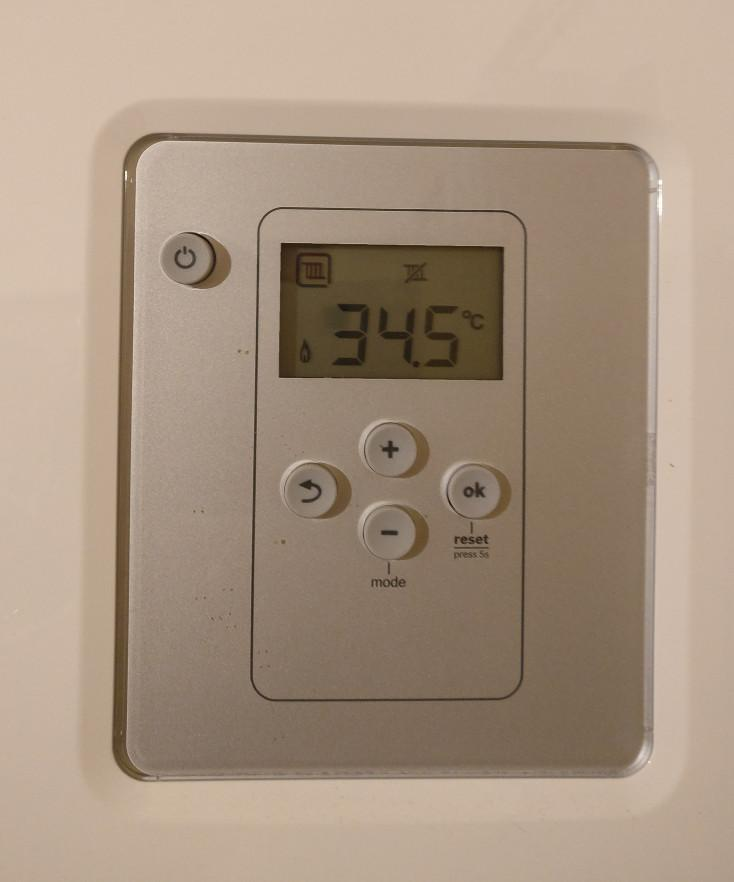
#> input picture PanelDataExtraction/B3/example.jpg, 734 x 882 px, found by its file name
$ python seven_seg.py
#> lines starting #> are read from the running program, lines starting #| are printed output that depends on the picture; after the words box and inside, x2 and y2 are one past the last pixel; in counts of white or black regions, pixels touching at a corner belong together
#> further down, image is the input picture: shape (882, 734, 3); mean B, G, R 129, 147.5, 166.8
#import the libraries
import numpy as np
import matplotlib.pyplot as plt
import cv2

from imutils.perspective import four_point_transform
from imutils import contours
import imutils

def seven_seg_disp (image):
    global output
    global digits
    # image is coloured image

    # define the dictionary of digit segments so we can identify
    # each digit on the thermostat
    DIGITS_LOOKUP = {
        (1, 1, 1, 0, 1, 1, 1): 0,
        (0, 0, 1, 0, 0, 1, 0): 1,
        (1, 0, 1, 1, 1, 1, 0): 2,
        (1, 0, 1, 1, 0, 1, 1): 3,
        (0, 1, 1, 1, 0, 1, 0): 4,
        (1, 1, 0, 1, 0, 1, 1): 5,
        (1, 1, 0, 1, 1, 1, 1): 6,
        # (0, 1, 0, 1, 1, 1, 1): 6, #added
        (1, 0, 1, 0, 0, 1, 0): 7,
        # (1, 1, 1, 0, 0, 1, 0): 7,#added
        (1, 1, 1, 1, 1, 1, 1): 8,
        (1, 1, 1, 1, 0, 1, 1): 9,
        # (1, 1, 1, 1, 0, 1, 0): 9 #added
    }


    # pre-process the image by resizing it, converting it to
    # graycale, blurring it, and computing an edge map
    image = imutils.resize(image, height=500)
#> image: shape (500, 416, 3)
    gray = cv2.cvtColor(image, cv2.COLOR_BGR2GRAY)
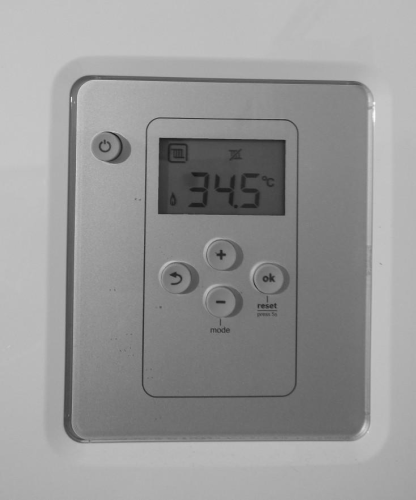
#> gray: shape (500, 416); min 21, max 251, mean 151.1
    blurred = cv2.GaussianBlur(gray, (5, 5), 0)
    edged = cv2.Canny(blurred, 50, 200, 255)
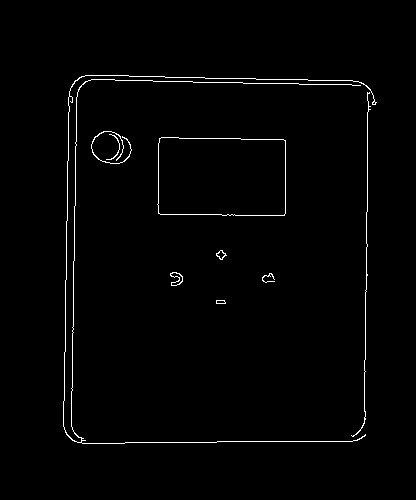
#> edged: shape (500, 416); 1.3% white in thin lines or dots, all inside (x1, y1, x2, y2) = (63, 75, 377, 444)

    # find contours in the edge map, then sort them by their
    # size in descending order
    cnts = cv2.findContours(edged.copy(), cv2.RETR_EXTERNAL,
        cv2.CHAIN_APPROX_SIMPLE)
#> cnts = 9 contours, 3 with area under 20; largest, box (x1, y1, x2, y2) and area: (157, 137, 286, 216) 9676, (170, 272, 183, 286) 86, (63, 75, 377, 444) 52, (216, 250, 227, 260) 50, (91, 131, 132, 164) 36, (216, 300, 226, 304) 26
    cnts = imutils.grab_contours(cnts)
    cnts = sorted(cnts, key=cv2.contourArea, reverse=True)
    displayCnt = None

    # loop over the contours
    for c in cnts:
        # approximate the contour
        peri = cv2.arcLength(c, True)
        approx = cv2.approxPolyDP(c, 0.02 * peri, True)

        # if the contour has four vertices, then we have found
        # the thermostat display
        if len(approx) == 4:
            displayCnt = approx
            break
#> this loop made 1 pass
#> (peri, displayCnt) on pass 1: (408.6, [[159, 138], [158, 213], [284, 215], [285, 140]])

    if displayCnt is not None:
        # extract the thermostat display, apply a perspective transform
        # to it
        warped = four_point_transform(gray, displayCnt.reshape(4, 2))
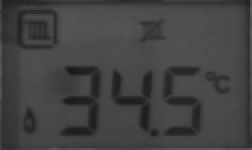
#> warped: shape (75, 126) (shown 2 times larger); min 23, max 91, mean 66.4
        output = four_point_transform(image, displayCnt.reshape(4, 2))
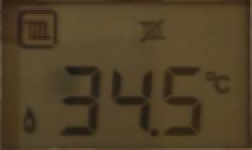
#> output: shape (75, 126, 3) (shown 2 times larger); mean of channels 0, 1, 2 39.5, 64.6, 79.9; drawn as B, G, R
        cv2.imshow('Birdeye', output)

        # threshold the warped image, then apply a series of morphological
        # operations to cleanup the thresholded image
        thresh = cv2.threshold(warped, 0, 255,
            cv2.THRESH_BINARY_INV | cv2.THRESH_OTSU)[1]
#> thresh: shape (75, 126); 26.1% white; 12 white regions (4 under 20 px), largest, box (x1, y1, x2, y2) and area: (0, 0, 126, 75) 1205, (30, 33, 51, 68) 377, (81, 33, 101, 68) 342
        kernel = cv2.getStructuringElement(cv2.MORPH_ELLIPSE, (1, 5))
        thresh = cv2.morphologyEx(thresh, cv2.MORPH_OPEN, kernel)
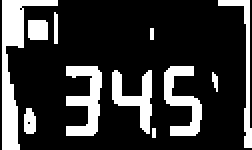
#> thresh: shape (75, 126) (shown 2 times larger); 21.5% white; 11 white regions (2 under 20 px)

        # find contours in the thresholded image, then initialize the
        # digit contours lists
        cnts = cv2.findContours(thresh.copy(), cv2.RETR_EXTERNAL,
            cv2.CHAIN_APPROX_SIMPLE)
#> cnts = 11 contours, 4 with area under 20; largest, box (x1, y1, x2, y2) and area: (1, 0, 29, 75) 507, (33, 33, 51, 68) 288, (82, 33, 101, 68) 252, (56, 35, 76, 67) 224, (109, 0, 126, 74) 138, (14, 10, 24, 20) 80, (12, 54, 18, 67) 52
        cnts = imutils.grab_contours(cnts)
        digitCnts = []

        # loop over the digit area candidates
        for c in cnts:
            # compute the bounding box of the contour
            (x, y, w, h) = cv2.boundingRect(c)

            # if the contour is sufficiently large, it must be a digit
            if w >= 15 and (h >= 30 and h <= 40):
                digitCnts.append(c)
#> this loop made 11 passes
#> (x, y, w, h) on passes 2, 3, 4, 5, 6, 8, 10, 11: (12, 54, 6, 13), (106, 36, 3, 10), (56, 35, 20, 32), (82, 33, 19, 35), (33, 33, 18, 35), (14, 10, 10, 10), (109, 0, 17, 74), (1, 0, 28, 75)
#> (c, x, y, w, h) on passes 1, 7, 9: ([[76, 64], [76, 68], [77, 68], [77, 64]], 76, 64, 2, 5), ([[75, 14], [75, 19], [76, 19], [76, 14]], 75, 14, 2, 6), ([[27, 6], [27, 21], [28, 21], [28, 7]], 27, 6, 2, 16)
#> after the loop, digitCnts = 3 contours; box (x1, y1, x2, y2) and area: (33, 33, 51, 68) 288, (82, 33, 101, 68) 252, (56, 35, 76, 67) 224

        # sort the contours from left-to-right, then initialize the
        # actual digits themselves
        digitCnts = contours.sort_contours(digitCnts,
            method="left-to-right")[0]
        digits = []

        # dictionary of key = y, value = digit --> {y:digit}
        digit_and_location = {}

        # loop over each of the digits
        for c in digitCnts:
            # extract the digit ROI
            (x, y, w, h) = cv2.boundingRect(c)
            roi = thresh[y:y + h, x:x + w]

            # compute the width and height of each of the 7 segments
            # we are going to examine
            (roiH, roiW) = roi.shape
            (dW, dH) = (int(roiW * 0.25), int(roiH * 0.15))
            dHC = int(roiH * 0.05)

            # define the set of 7 segments
            segments = [
                ((0, 0), (w, dH)),	# top
                ((0, 0), (dW, h // 2)),	# top-left
                ((w - dW, 0), (w, h // 2)),	# top-right
                ((0, (h // 2) - dHC) , (w, (h // 2) + dHC)), # center
                ((0, h // 2), (dW, h)),	# bottom-left
                ((w - dW, h // 2), (w, h)),	# bottom-right
                ((0, h - dH), (w, h))	# bottom
            ]
            on = [0] * len(segments)

            # loop over the segments
            for (i, ((xA, yA), (xB, yB))) in enumerate(segments):
                # extract the segment ROI, count the total number of
                # thresholded pixels in the segment, and then compute
                # the area of the segment
                segROI = roi[yA:yB, xA:xB]
                total = cv2.countNonZero(segROI)
                area = (xB - xA) * (yB - yA)

                # if the total number of non-zero pixels is greater than
                # 50% of the area, mark the segment as "on"
                if total / float(area) > 0.5:
                    on[i]= 1

            # lookup the digit and draw it on the image
            digit = DIGITS_LOOKUP[tuple(on)]
            digits.append(digit)
            cv2.rectangle(output, (x, y), (x + w, y + h), (0, 255, 0), 1)
            cv2.putText(output, str(digit), (x - 10, y - 10),
                cv2.FONT_HERSHEY_SIMPLEX, 0.65, (0, 255, 0), 2)
#> this loop made 3 passes
#> (x, y, w, h, roiH, roiW, dW, dH) on passes 1 to 3: (33, 33, 18, 35, 35, 18, 4, 5), (56, 35, 20, 32, 32, 20, 5, 4), (82, 33, 19, 35, 35, 19, 4, 5)
#> pass 2, in seven_seg_disp, `roi = thresh[y:y + h, x:x + w]`:
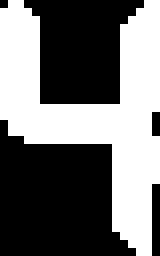
#> roi: shape (32, 20) (shown 8 times larger); 43.9% white; 1 white region, box (x1, y1, x2, y2) and area: (0, 0, 20, 32) 281
#> after the loop:
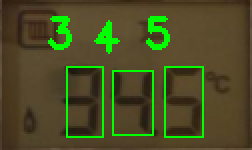
#> output: shape (75, 126, 3) (shown 2 times larger); 6.53% of pixels changed, all inside (x1, y1, x2, y2) = (24, 8, 102, 69); drawn as B, G, R
#> after the loop, digits = [3, 4, 5]
            #digit_and_location[y] = digit

        number = 0
        for i in digits:
            power = len(digits) - digits.index(i) -1
            number += i * (10**(power))
#> this loop made 3 passes
#> (power, number) on passes 1 to 3: (2, 300), (1, 340), (0, 345)
#> after the loop, number = 345
    return number

if __name__ == "__main__":
    image = cv2.imread(r"C:\Users\Inspiron\Downloads\PanelDataExtraction\B3\example.jpg")
    number=seven_seg_disp(image)
#> number = 345
    # display the digits
    print(u"{}{}.{} \u00b0C".format(*digits))
#| 34.5 °C
    cv2.imshow("Input", image)
    cv2.imshow("Output", output)
    cv2.waitKey(0)
